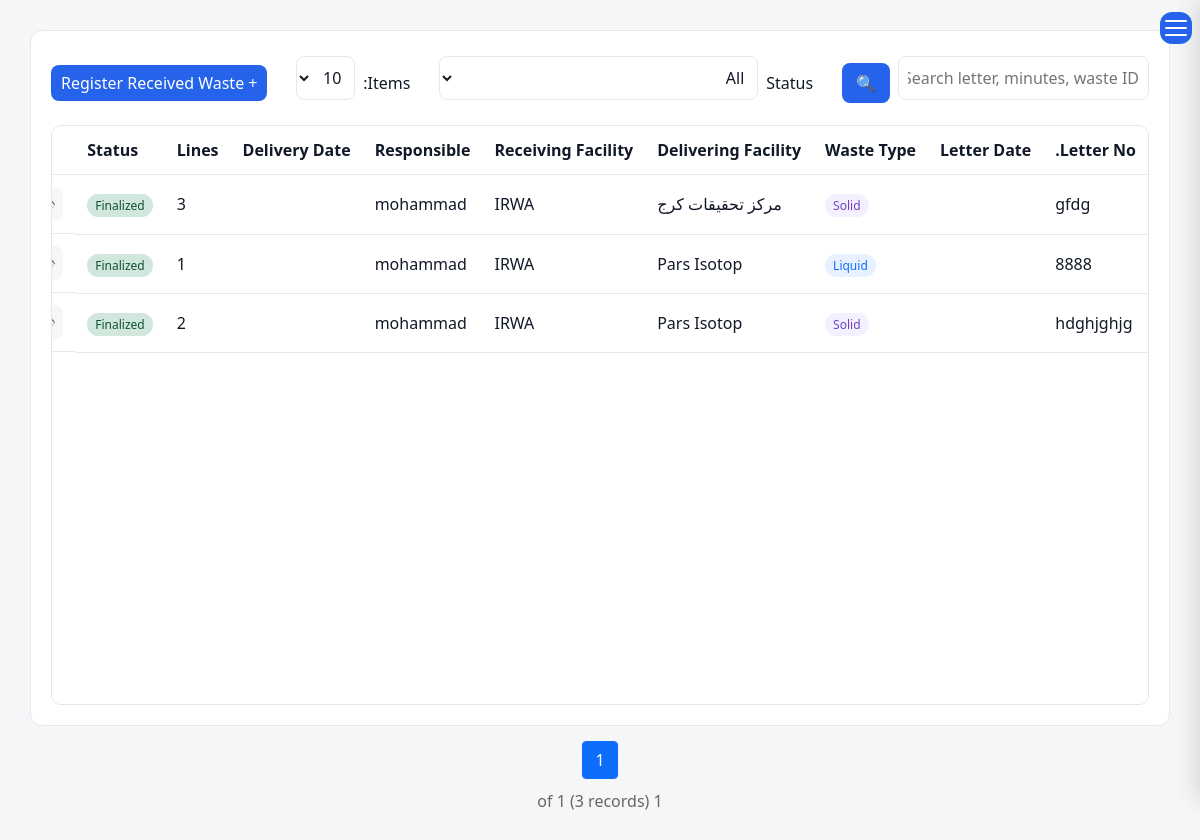
The page /waste/receipts/ (signed in) on the database as committed earlier.
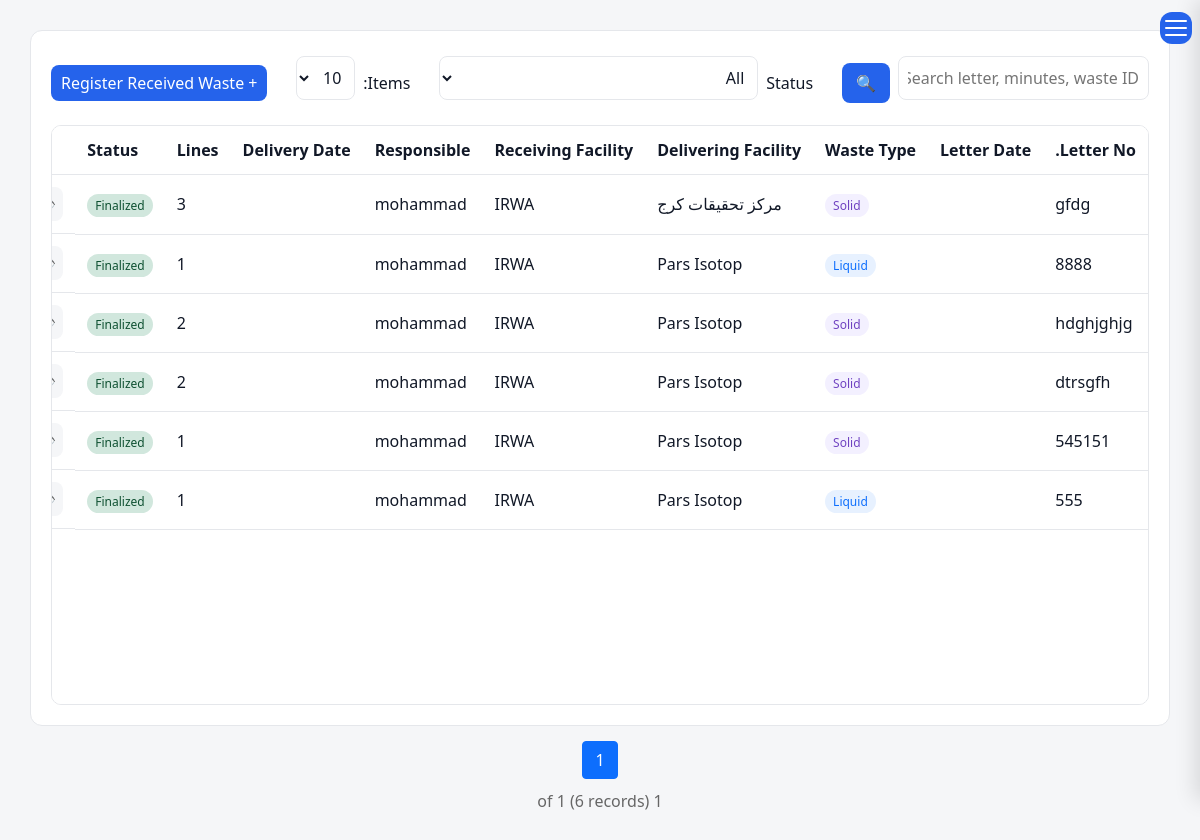
The same page on the database as committed later.
### waste/models_receipt.py (models this page shows, shortened)
class WasteReceipt(models.Model):
    waste_type = models.CharField(_("Waste Type"), max_length=10, choices=WasteType.choices)
    letter_number = models.CharField(_("Letter Number"), max_length=100)      # = request number on the form
    letter_date = models.DateField(_("Letter Date"))                          # = request date on the form
    letter_file = models.FileField(_("Letter"), upload_to="waste/receipts/letters/", validators=[validate_attachment])
    origin_facility = models.ForeignKey(FacilityModel, verbose_name=_("Delivering Facility"),
                                        on_delete=models.PROTECT, related_name="waste_deliveries")
    facility = models.ForeignKey(FacilityModel, verbose_name=_("Receiving Facility"),
                                 on_delete=models.PROTECT, related_name="waste_receipts")
    laboratory = models.CharField(_("Laboratory / Unit"), max_length=150, blank=True)
    received_by = models.ForeignKey(settings.AUTH_USER_MODEL, verbose_name=_("Received By (responsible)"),
                                    on_delete=models.PROTECT, related_name="receipts_to_complete")
    description = models.TextField(_("Description"), blank=True)
    delivery_date = models.DateField(_("Delivery Date"), null=True, blank=True)
    minutes_number = models.CharField(_("Minutes Number"), max_length=100, blank=True)
    minutes_date = models.DateField(_("Minutes Date"), null=True, blank=True)
    nuclides = models.ManyToManyField(Nuclides, verbose_name=_("Radionuclides Present"),
                                      blank=True, related_name="waste_receipts")
    waste_origin_place = models.CharField(_("Waste Generation Place"), max_length=255, blank=True)
    cabin_dose_uSv = models.DecimalField(_("Driver Cabin Dose (µSv/h)"), max_digits=10, decimal_places=3, null=True, blank=True)
    container_dose_uSv = models.DecimalField(_("Carrier Container Dose (µSv/h)"), max_digits=10, decimal_places=3, null=True, blank=True)
    deliverer_name = models.CharField(_("Deliverer Representative"), max_length=150, blank=True)
    deliverer_position = models.CharField(_("Deliverer Position"), max_length=150, blank=True)
    signed_minutes_file = models.FileField(_("Signed Minutes"), upload_to="waste/receipts/minutes/",
                                           validators=[validate_attachment], null=True, blank=True)
    status = models.CharField(_("Status"), max_length=20, choices=ReceiptStatus.choices, default=ReceiptStatus.DRAFT)
    finalized_at = models.DateTimeField(null=True, blank=True)
    finalized_by = models.ForeignKey(settings.AUTH_USER_MODEL, on_delete=models.SET_NULL, null=True, blank=True, related_name="+")
    created_by = models.ForeignKey(settings.AUTH_USER_MODEL, on_delete=models.SET_NULL, null=True, related_name="+")
    created_at = models.DateTimeField(auto_now_add=True)
    updated_at = models.DateTimeField(auto_now=True)
    history = HistoricalRecords()
    class Meta:
        ordering = ("-created_at",)
        verbose_name = _("Waste Receipt")
        verbose_name_plural = _("Waste Receipts")
        permissions = [("manage_receipts", "Can complete and finalize any waste receipt")]
        constraints = [models.UniqueConstraint(fields=["origin_facility", "letter_number"], name="uniq_receipt_letter_per_origin")]
    @property
    def receiver_name(self):
        u = self.received_by
        profile = getattr(u, "profile", None)          # None if the user has no profile
        return (profile.full_name if profile and profile.full_name else None) or u.get_full_name() or u.get_username()

### facilities/models.py (models this page shows)
class FacilityModel(models.Model):
    name = models.CharField(
        _("Facility Name"),
        max_length=255, blank=True,null=True
    )
    responsible_person = models.CharField(
        _("Responsible Person"),
        max_length=150, blank=True,null=True
    )
    telephone = models.CharField(
        _("Telephone"),
        max_length=50, blank=True,null=True
    )
    email = models.EmailField(
        _("Email"),
        blank=True,null=True
    )
    address1 = models.CharField(
        _("Address Line 1"),
        max_length=255, blank=True,null=True
    )
    address2 = models.CharField(
        _("Address Line 2"),
        max_length=255,
         blank=True,null=True
    )
    postal_code = models.CharField(
        _("Postal Code"),
        max_length=20,
         blank=True,null=True
    )
    national_id = models.CharField(
        _("National ID"),
        max_length=50,
         blank=True,null=True
    )
    economic_code = models.CharField(
        _("Economic Code"),
        max_length=50,
         blank=True,null=True
    )
    created_at = models.DateTimeField(
        _("Created At"),
        auto_now_add=True
    )
    updated_at = models.DateTimeField(
        _("Updated At"),
        auto_now=True
    )
    class Meta:
        ordering = ["name"]
        verbose_name = _("Facility")
        verbose_name_plural = _("Facilities")
        constraints = [
            models.UniqueConstraint(
                fields=["national_id"],
                name="unique_facility_national_id",
                condition=models.Q(national_id__isnull=False),
            ),
            models.UniqueConstraint(
                fields=["postal_code"],
                name="unique_facility_postal_code",
                condition=models.Q(postal_code__isnull=False),
            ),
            models.UniqueConstraint(
                fields=["economic_code"],
                name="unique_facility_economic_code",
                condition=models.Q(economic_code__isnull=False),
            ),
        ]
    def __str__(self):
        return str(self.name) if self.name else _("Unnamed Facility")

### accounts/models.py (models this page shows, shortened)
class UserProfile(models.Model):
    user = models.OneToOneField(
        settings.AUTH_USER_MODEL,
        on_delete=models.CASCADE,
        related_name="profile",
    )
    full_name = models.CharField(
        max_length=150
    )
    position = models.CharField(
        max_length=150,
        blank=True,
        null=True
    )
    signature_image = models.ImageField(
        upload_to=signature_upload_path,
        help_text=(
            "Upload scanned signature image"
        ),
        blank=True,
        null=True,
    )
    signature_clean = models.ImageField(
        upload_to=clean_signature_upload_path,
        help_text=(
            "Automatically generated transparent signature"
        ),
        blank=True,
        null=True,
        editable=False,
    )

### waste/views_receipt.py (the view)
@login_required
def receipt_list(request):
    qs = (WasteReceipt.objects
          .select_related("origin_facility", "facility", "received_by__profile")
          .annotate(line_count=Count("lines", distinct=True)))
    search = request.GET.get("search", "").strip()
    if search:
        qs = qs.filter(
            Q(letter_number__icontains=search) | Q(minutes_number__icontains=search)
            | Q(laboratory__icontains=search) | Q(lines__batch__waste_id__icontains=search)
            | Q(lines__packages__batch__waste_id__icontains=search)
        ).distinct()
    status = request.GET.get("status", "")
    if status in ReceiptStatus.values:
        qs = qs.filter(status=status)
    else:
        status = ""
    size = request.GET.get("size", "10")
    if size not in PAGE_SIZES:
        size = "10"
    per_page = max(qs.count(), 1) if size == "all" else int(size)
    page_obj = Paginator(qs, per_page).get_page(request.GET.get("page"))
    for r in page_obj:                      # per-row permission flag for the action icons
        r.can_complete = _can_complete(request.user, r)
    extra = {"size": size, "status": status, "search": search}
    extra_qs = urlencode({k: v for k, v in extra.items() if v})
    return render(request, "waste/receipt/list.html", {
        "page_obj": page_obj, "search": search, "current_status": status,
        "statuses": ReceiptStatus.choices, "page_size": size,
        "extra_qs": f"&{extra_qs}" if extra_qs else "", "S": ReceiptStatus,
    })

### waste/templatetags/receipt_tags.py (called while the page is built)
@register.filter
def jdate(value, fmt="%Y/%m/%d"):
    if not value:
        return "-"
    if isinstance(value, datetime.datetime):
        if timezone.is_aware(value):
            value = timezone.localtime(value)
        return jdatetime.datetime.fromgregorian(datetime=value).strftime(fmt)
    return jdatetime.date.fromgregorian(date=value).strftime(fmt)

### waste/views_receipt.py (called while the page is built)
def _can_complete(user, receipt):
    return user == receipt.received_by or user.has_perm("waste.manage_receipts")

### templates/waste/receipt/list.html (shortened to what this page needs)
{% extends 'base.html' %}
{% load i18n %}
{% load receipt_tags %}
{% block content %}
<div class="content">
<form method="get" class="table-header">
  <div class="header-group">
    <input type="text" name="search" value="{{ search }}" placeholder="{% trans 'Search letter, minutes, waste ID...' %}">
    <button type="submit">🔍</button>
  </div>
  <div class="header-group">
    <label for="statusFilter">{% trans "Status" %}</label>
    <select id="statusFilter" name="status" onchange="this.form.submit()">
      <option value="">{% trans "All" %}</option>
    </select>
  </div>
  <div class="header-group">
    <label for="pageSize">{% trans "Items:" %}</label>
    <select id="pageSize" name="size" onchange="this.form.submit()">
      <option value="10" {% if page_size == "10" %}selected{% endif %}>10</option>
    </select>
  </div>
  <div class="header-group">
    <a href="{% url 'waste_receipt_create' %}" class="btn-blue">+ {% trans "Register Received Waste" %}</a>
  </div>
</form>
<div class="table-scroll">
<table id="mainTable">
<thead>
<tr>
  <th>{% trans "Letter No." %}</th>
  <th>{% trans "Letter Date" %}</th>
  <th>{% trans "Waste Type" %}</th>
  <th>{% trans "Delivering Facility" %}</th>
  <th>{% trans "Receiving Facility" %}</th>
  <th>{% trans "Responsible" %}</th>
  <th>{% trans "Delivery Date" %}</th>
  <th>{% trans "Lines" %}</th>
  <th>{% trans "Status" %}</th>
  <th>{% trans "Actions" %}</th>
</tr>
</thead>
<tbody>
{% for r in page_obj %}
<tr>
  <td>{{ r.letter_number }}</td>
  <td>{{ r.letter_date|jdate }}</td>
  <td>
    {% if r.waste_type == "LIQUID" %}<span class="badge-liquid">{{ r.get_waste_type_display }}</span>
    {% else %}<span class="badge-solid">{{ r.get_waste_type_display }}</span>{% endif %}
  </td>
  <td>{{ r.origin_facility }}</td>
  <td>{{ r.facility }}</td>
  <td>{{ r.receiver_name }}</td>
  <td>{{ r.delivery_date|jdate }}</td>
  <td>{{ r.line_count }}</td>
  <td><span class="badge-status st-{{ r.status }}">{{ r.get_status_display }}</span></td>
  <td class="action-icons">
    <a href="{% url 'waste_receipt_detail' r.pk %}" class="icon-btn" title="{% trans 'View' %}">👁</a>
  </td>
</tr>
{% empty %}
<tr><td colspan="10" class="text-center">{% trans "No received waste found." %}</td></tr>
{% endfor %}
</tbody>
</table>
</div>
</div>
<div class="pagination">
  {% for num in page_obj.paginator.page_range %}
    {% if num >= page_obj.number|add:"-2" and num <= page_obj.number|add:"2" %}
      {% if page_obj.number == num %}<span class="current">{{ num }}</span>
      {% else %}<a href="?page={{ num }}{{ extra_qs }}">{{ num }}</a>{% endif %}
    {% endif %}
  {% endfor %}
</div>
<div class="page-info">
  {{ page_obj.number }} {% trans "of" %} {{ page_obj.paginator.num_pages }}
  ({{ page_obj.paginator.count }} {% trans "records" %})
</div>
{% endblock %}

### templates/base.html (shortened to what this page needs)
{% load static %}
{% load i18n %}
{% get_current_language as CURRENT_LANGUAGE %}
<!DOCTYPE html>
<html
    lang="{{ CURRENT_LANGUAGE }}"
    dir="{% if CURRENT_LANGUAGE == 'fa' %}rtl{% else %}ltr{% endif %}"
    class="{% if CURRENT_LANGUAGE == 'fa' %}rtl{% else %}ltr{% endif %}"
>
<head>
<link href="{% static 'css/bootstrap.min.css' %}" rel="stylesheet">
<link rel="stylesheet"
      href="{% static 'vendor/jalali-datepicker/jalali-datepicker.css' %}">
<link rel="stylesheet" href="{% static 'css/base.css' %}">
</head>
<body>
<button class="menu-btn" id="toggleSidebar">
    <span></span>
    <span></span>
    <span></span>
</button>
    {% load i18n %}
{% get_current_language as LANGUAGE_CODE %}
<main class="main" id="main">
    {% block content %}
    {% endblock %}
</main>
</body>
</html>

### static/css/base.css (style rules this page uses)
* { margin:0; padding:0; box-sizing:border-box; }
html.rtl { font-family:Vazirmatn,sans-serif; }
:root { --bg: #f5f6f8; --card: #ffffff; --text: #111827; --muted: #6b7280; --border: #e5e7eb; --primary: #2563eb; --sidebar: #1f2937; --sidebar-text: #374151; }
body { background: var(--bg); color: var(--text); }
html.rtl .menu-btn { position: fixed; top: 12px; right: 8px; width: 32px; height: 32px; padding: 5px; border: none; border-radius: 12px; background: #2563eb; display: flex; flex-direction: column; justify-content: center; align-items: center; gap: 5px; cursor: pointer; z-index: 1200; transition: transform .25s ease, background .2s; }
.menu-btn span { width:22px; height:2px; background:white; border-radius:5px; transition:.25s; }
.main { padding:30px; text-align:start; }
.content { background: var(--card); padding: 20px; border-radius: 12px; border: 1px solid var(--border); }
th, td { padding: 12px; border-bottom: 1px solid var(--border); text-align: left; }
th { background: rgba(0,0,0,0.03); }
input:not(.form-control), select:not(.form-select), textarea:not(.form-control) { width: 100%; padding: 9px; margin-top: 5px; margin-bottom: 15px; border: 1px solid var(--border); border-radius: 8px; background: var(--card); color: var(--text); }
button { background: var(--primary); color: white; padding: 8px 14px; border: none; border-radius: 8px; cursor: pointer; }
table { width: max-content; min-width: 100%; border-collapse: collapse; }
.btn-blue { background: #2563eb; color: white; padding: 6px 10px; border-radius: 8px; text-decoration: none; }
.pagination { margin-top: 15px; text-align: center; }
.table-header { display: flex; flex-wrap: wrap; justify-content: space-between; gap: 10px; margin-bottom: 10px; }
.header-group { display: flex; gap: 8px; align-items: center; }
.table-scroll { height: calc(100vh - 220px); overflow: auto; border: 1px solid var(--border); border-radius: 10px; background: var(--card); }
table thead th { position: sticky; top: 0; background: var(--card); z-index: 10; }

### templates/waste/receipt/_style.html (style rules this page uses)
.action-icons { display:flex; gap:8px; align-items:center; }
.icon-btn { display:inline-flex; justify-content:center; align-items:center; width:34px; height:34px; border-radius:8px; text-decoration:none; font-size:16px; background:#f5f6f8; color:#444; transition:all .2s ease; border:1px solid transparent; }
.pagination { display:flex; justify-content:center; align-items:center; gap:6px; margin-top:15px; }
.pagination a, .pagination span { padding:6px 12px; border:1px solid #ccc; border-radius:4px; text-decoration:none; }
.pagination .current { background:#0d6efd; color:#fff; border-color:#0d6efd; }
.page-info { text-align:center; margin-top:10px; color:#666; }
.badge-liquid { background:#e7f1ff; color:#0d6efd; padding:3px 8px; border-radius:12px; font-size:12px; }
.badge-solid { background:#f3f0ff; color:#6f42c1; padding:3px 8px; border-radius:12px; font-size:12px; }
.badge-status { padding:3px 8px; border-radius:12px; font-size:12px; white-space:nowrap; }
.st-FINALIZED { background:#d1e7dd; color:#0f5132; }

Rows that differ between the two databases and show on the page:
added WasteReceipt: letter_number "dtrsgfh", waste_type "Solid", origin_facility "Pars Isotop", facility "IRWA", receiver_name "mohammad", line_count "2", status "Finalized"
added WasteReceipt: letter_number "545151", waste_type "Solid", origin_facility "Pars Isotop", facility "IRWA", receiver_name "mohammad", line_count "1", status "Finalized"
added WasteReceipt: letter_number "555", waste_type "Liquid", origin_facility "Pars Isotop", facility "IRWA", receiver_name "mohammad", line_count "1", status "Finalized"
Other text that changed with them:
{{ page_obj.paginator.count }}: "3" → "6"
